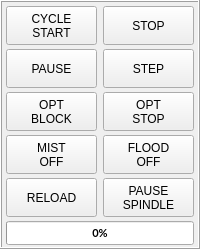
         <widget class="QFrame" name="frame_program">
          <property name="sizePolicy">
           <sizepolicy hsizetype="Expanding" vsizetype="Preferred">
            <horstretch>0</horstretch>
            <verstretch>0</verstretch>
           </sizepolicy>
          </property>
          <property name="minimumSize">
           <size>
            <width>195</width>
            <height>0</height>
           </size>
          </property>
          <property name="frameShape">
           <enum>QFrame::Box</enum>
          </property>
          <property name="frameShadow">
           <enum>QFrame::Raised</enum>
          </property>
          <layout class="QVBoxLayout" name="verticalLayout_52">
           <property name="spacing">
            <number>4</number>
           </property>
           <property name="leftMargin">
            <number>4</number>
           </property>
           <property name="topMargin">
            <number>4</number>
           </property>
           <property name="rightMargin">
            <number>4</number>
           </property>
           <property name="bottomMargin">
            <number>2</number>
           </property>
           <item>
            <layout class="QHBoxLayout" name="horizontalLayout_44">
             <property name="spacing">
              <number>6</number>
             </property>
             <item>
              <widget class="IndicatedPushButton" name="btn_start">
               <property name="sizePolicy">
                <sizepolicy hsizetype="Fixed" vsizetype="Fixed">
                 <horstretch>0</horstretch>
                 <verstretch>0</verstretch>
                </sizepolicy>
               </property>
               <property name="minimumSize">
                <size>
                 <width>86</width>
                 <height>39</height>
                </size>
               </property>
               <property name="maximumSize">
                <size>
                 <width>120</width>
                 <height>64</height>
                </size>
               </property>
               <property name="text">
                <string>CYCLE
START</string>
               </property>
               <property name="indicator_option" stdset="0">
                <bool>true</bool>
               </property>
               <property name="indicator_status_option" stdset="0">
                <bool>true</bool>
               </property>
               <property name="on_color" stdset="0">
                <color>
                 <red>0</red>
                 <green>255</green>
                 <blue>0</blue>
                </color>
               </property>
               <property name="shape_option" stdset="0">
                <number>1</number>
               </property>
               <property name="indicator_size" stdset="0">
                <double>0.200000000000000</double>
               </property>
               <property name="right_edge_offset" stdset="0">
                <number>6</number>
               </property>
               <property name="top_edge_offset" stdset="0">
                <number>6</number>
               </property>
               <property name="invert_the_status" stdset="0">
                <bool>true</bool>
               </property>
               <property name="is_idle_status" stdset="0">
                <bool>true</bool>
               </property>
              </widget>
             </item>
             <item>
              <widget class="ActionButton" name="action_abort">
               <property name="sizePolicy">
                <sizepolicy hsizetype="Fixed" vsizetype="Fixed">
                 <horstretch>0</horstretch>
                 <verstretch>0</verstretch>
                </sizepolicy>
               </property>
               <property name="minimumSize">
                <size>
                 <width>86</width>
                 <height>39</height>
                </size>
               </property>
               <property name="maximumSize">
                <size>
                 <width>120</width>
                 <height>64</height>
                </size>
               </property>
               <property name="text">
                <string>STOP</string>
               </property>
               <property name="python_command_option" stdset="0">
                <bool>true</bool>
               </property>
               <property name="true_python_cmd_string" stdset="0">
                <string>INSTANCE.progressBar.setFormat('STOPPED')</string>
               </property>
               <property name="false_python_cmd_string" stdset="0">
                <string/>
               </property>
               <property name="abort_action" stdset="0">
                <bool>true</bool>
               </property>
               <property name="template_label_option" stdset="0">
                <bool>false</bool>
               </property>
               <property name="joint_number" stdset="0">
                <number>0</number>
               </property>
               <property name="incr_imperial_number" stdset="0">
                <double>0.010000000000000</double>
               </property>
               <property name="incr_mm_number" stdset="0">
                <double>0.025000000000000</double>
               </property>
               <property name="incr_angular_number" stdset="0">
                <double>-1.000000000000000</double>
               </property>
               <property name="toggle_float_option" stdset="0">
                <bool>false</bool>
               </property>
               <property name="float_num" stdset="0">
                <double>100.000000000000000</double>
               </property>
               <property name="float_alt_num" stdset="0">
                <double>50.000000000000000</double>
               </property>
               <property name="view_type_string" stdset="0">
                <string>P</string>
               </property>
               <property name="command_text_string" stdset="0">
                <string/>
               </property>
               <property name="ini_mdi_number" stdset="0">
                <number>0</number>
               </property>
               <property name="textTemplate" stdset="0">
                <string>%1.3f in</string>
               </property>
               <property name="alt_textTemplate" stdset="0">
                <string>%1.2f mm</string>
               </property>
              </widget>
             </item>
            </layout>
           </item>
           <item>
            <layout class="QHBoxLayout" name="horizontalLayout_70">
             <property name="spacing">
              <number>6</number>
             </property>
             <property name="leftMargin">
              <number>0</number>
             </property>
             <property name="topMargin">
              <number>0</number>
             </property>
             <property name="rightMargin">
              <number>0</number>
             </property>
             <property name="bottomMargin">
              <number>0</number>
             </property>
             <item>
              <widget class="ActionButton" name="action_pause">
               <property name="sizePolicy">
                <sizepolicy hsizetype="Fixed" vsizetype="Fixed">
                 <horstretch>0</horstretch>
                 <verstretch>0</verstretch>
                </sizepolicy>
               </property>
               <property name="minimumSize">
                <size>
                 <width>86</width>
                 <height>39</height>
                </size>
               </property>
               <property name="maximumSize">
                <size>
                 <width>120</width>
                 <height>64</height>
                </size>
               </property>
               <property name="text">
                <string>PAUSE</string>
               </property>
               <property name="checkable">
                <bool>true</bool>
               </property>
               <property name="indicator_option" stdset="0">
                <bool>true</bool>
               </property>
               <property name="indicator_HAL_pin_option" stdset="0">
                <bool>false</bool>
               </property>
               <property name="indicator_status_option" stdset="0">
                <bool>true</bool>
               </property>
               <property name="checked_state_text_option" stdset="0">
                <bool>true</bool>
               </property>
               <property name="on_color" stdset="0">
                <color>
                 <red>255</red>
                 <green>255</green>
                 <blue>0</blue>
                </color>
               </property>
               <property name="shape_option" stdset="0">
                <number>1</number>
               </property>
               <property name="indicator_size" stdset="0">
                <double>0.200000000000000</double>
               </property>
               <property name="right_edge_offset" stdset="0">
                <number>6</number>
               </property>
               <property name="top_edge_offset" stdset="0">
                <number>6</number>
               </property>
               <property name="true_state_string" stdset="0">
                <string>RESUME</string>
               </property>
               <property name="false_state_string" stdset="0">
                <string>PAUSE</string>
               </property>
               <property name="is_paused_status" stdset="0">
                <bool>true</bool>
               </property>
               <property name="pause_action" stdset="0">
                <bool>true</bool>
               </property>
              </widget>
             </item>
             <item>
              <widget class="ActionButton" name="action_step">
               <property name="sizePolicy">
                <sizepolicy hsizetype="Fixed" vsizetype="Fixed">
                 <horstretch>0</horstretch>
                 <verstretch>0</verstretch>
                </sizepolicy>
               </property>
               <property name="minimumSize">
                <size>
                 <width>86</width>
                 <height>39</height>
                </size>
               </property>
               <property name="maximumSize">
                <size>
                 <width>120</width>
                 <height>64</height>
                </size>
               </property>
               <property name="text">
                <string>STEP</string>
               </property>
               <property name="step_action" stdset="0">
                <bool>true</bool>
               </property>
               <property name="template_label_option" stdset="0">
                <bool>false</bool>
               </property>
               <property name="joint_number" stdset="0">
                <number>0</number>
               </property>
               <property name="incr_imperial_number" stdset="0">
                <double>0.010000000000000</double>
               </property>
               <property name="incr_mm_number" stdset="0">
                <double>0.025000000000000</double>
               </property>
               <property name="incr_angular_number" stdset="0">
                <double>-1.000000000000000</double>
               </property>
               <property name="toggle_float_option" stdset="0">
                <bool>false</bool>
               </property>
               <property name="float_num" stdset="0">
                <double>100.000000000000000</double>
               </property>
               <property name="float_alt_num" stdset="0">
                <double>50.000000000000000</double>
               </property>
               <property name="view_type_string" stdset="0">
                <string>P</string>
               </property>
               <property name="command_text_string" stdset="0">
                <string/>
               </property>
               <property name="ini_mdi_number" stdset="0">
                <number>0</number>
               </property>
               <property name="textTemplate" stdset="0">
                <string>%1.3f in</string>
               </property>
               <property name="alt_textTemplate" stdset="0">
                <string>%1.2f mm</string>
               </property>
              </widget>
             </item>
            </layout>
           </item>
           <item>
            <layout class="QHBoxLayout" name="horizontalLayout_71">
             <property name="spacing">
              <number>6</number>
             </property>
             <property name="leftMargin">
              <number>0</number>
             </property>
             <property name="topMargin">
              <number>0</number>
             </property>
             <property name="rightMargin">
              <number>0</number>
             </property>
             <property name="bottomMargin">
              <number>0</number>
             </property>
             <item>
              <widget class="ActionButton" name="action_opt_blk">
               <property name="sizePolicy">
                <sizepolicy hsizetype="Fixed" vsizetype="Fixed">
                 <horstretch>0</horstretch>
                 <verstretch>0</verstretch>
                </sizepolicy>
               </property>
               <property name="minimumSize">
                <size>
                 <width>86</width>
                 <height>39</height>
                </size>
               </property>
               <property name="maximumSize">
                <size>
                 <width>120</width>
                 <height>64</height>
                </size>
               </property>
               <property name="text">
                <string>OPT
BLOCK</string>
               </property>
               <property name="checkable">
                <bool>true</bool>
               </property>
               <property name="indicator_option" stdset="0">
                <bool>true</bool>
               </property>
               <property name="indicator_HAL_pin_option" stdset="0">
                <bool>false</bool>
               </property>
               <property name="indicator_status_option" stdset="0">
                <bool>true</bool>
               </property>
               <property name="on_color" stdset="0">
                <color>
                 <red>0</red>
                 <green>255</green>
                 <blue>0</blue>
                </color>
               </property>
               <property name="shape_option" stdset="0">
                <number>1</number>
               </property>
               <property name="indicator_size" stdset="0">
                <double>0.200000000000000</double>
               </property>
               <property name="circle_diameter" stdset="0">
                <number>10</number>
               </property>
               <property name="right_edge_offset" stdset="0">
                <number>6</number>
               </property>
               <property name="top_edge_offset" stdset="0">
                <number>6</number>
               </property>
               <property name="is_block_delete_status" stdset="0">
                <bool>true</bool>
               </property>
               <property name="block_delete_action" stdset="0">
                <bool>true</bool>
               </property>
              </widget>
             </item>
             <item>
              <widget class="ActionButton" name="action_opt_stp">
               <property name="sizePolicy">
                <sizepolicy hsizetype="Fixed" vsizetype="Fixed">
                 <horstretch>0</horstretch>
                 <verstretch>0</verstretch>
                </sizepolicy>
               </property>
               <property name="minimumSize">
                <size>
                 <width>86</width>
                 <height>39</height>
                </size>
               </property>
               <property name="maximumSize">
                <size>
                 <width>120</width>
                 <height>64</height>
                </size>
               </property>
               <property name="text">
                <string>OPT
STOP</string>
               </property>
               <property name="checkable">
                <bool>true</bool>
               </property>
               <property name="indicator_option" stdset="0">
                <bool>true</bool>
               </property>
               <property name="indicator_HAL_pin_option" stdset="0">
                <bool>false</bool>
               </property>
               <property name="indicator_status_option" stdset="0">
                <bool>true</bool>
               </property>
               <property name="on_color" stdset="0">
                <color>
                 <red>0</red>
                 <green>255</green>
                 <blue>0</blue>
                </color>
               </property>
               <property name="shape_option" stdset="0">
                <number>1</number>
               </property>
               <property name="indicator_size" stdset="0">
                <double>0.200000000000000</double>
               </property>
               <property name="right_edge_offset" stdset="0">
                <number>6</number>
               </property>
               <property name="top_edge_offset" stdset="0">
                <number>6</number>
               </property>
               <property name="is_optional_stop_status" stdset="0">
                <bool>true</bool>
               </property>
               <property name="optional_stop_action" stdset="0">
                <bool>true</bool>
               </property>
              </widget>
             </item>
            </layout>
           </item>
           <item>
            <layout class="QHBoxLayout" name="horizontalLayout_72">
             <property name="spacing">
              <number>6</number>
             </property>
             <property name="leftMargin">
              <number>0</number>
             </property>
             <property name="topMargin">
              <number>0</number>
             </property>
             <property name="rightMargin">
              <number>0</number>
             </property>
             <property name="bottomMargin">
              <number>0</number>
             </property>
             <item>
              <widget class="ActionButton" name="action_mist">
               <property name="sizePolicy">
                <sizepolicy hsizetype="Fixed" vsizetype="Fixed">
                 <horstretch>0</horstretch>
                 <verstretch>0</verstretch>
                </sizepolicy>
               </property>
               <property name="minimumSize">
                <size>
                 <width>86</width>
                 <height>39</height>
                </size>
               </property>
               <property name="maximumSize">
                <size>
                 <width>120</width>
                 <height>64</height>
                </size>
               </property>
               <property name="text">
                <string>MIST
OFF</string>
               </property>
               <property name="checkable">
                <bool>true</bool>
               </property>
               <property name="checked">
                <bool>false</bool>
               </property>
               <property name="indicator_option" stdset="0">
                <bool>true</bool>
               </property>
               <property name="indicator_HAL_pin_option" stdset="0">
                <bool>false</bool>
               </property>
               <property name="indicator_status_option" stdset="0">
                <bool>true</bool>
               </property>
               <property name="checked_state_text_option" stdset="0">
                <bool>true</bool>
               </property>
               <property name="on_color" stdset="0">
                <color>
                 <red>0</red>
                 <green>255</green>
                 <blue>0</blue>
                </color>
               </property>
               <property name="shape_option" stdset="0">
                <number>1</number>
               </property>
               <property name="indicator_size" stdset="0">
                <double>0.200000000000000</double>
               </property>
               <property name="right_edge_offset" stdset="0">
                <number>6</number>
               </property>
               <property name="top_edge_offset" stdset="0">
                <number>6</number>
               </property>
               <property name="true_state_string" stdset="0">
                <string>MIST
ON</string>
               </property>
               <property name="false_state_string" stdset="0">
                <string>MIST
OFF</string>
               </property>
               <property name="is_mist_status" stdset="0">
                <bool>true</bool>
               </property>
               <property name="mist_action" stdset="0">
                <bool>true</bool>
               </property>
              </widget>
             </item>
             <item>
              <widget class="ActionButton" name="action_flood">
               <property name="sizePolicy">
                <sizepolicy hsizetype="Fixed" vsizetype="Fixed">
                 <horstretch>0</horstretch>
                 <verstretch>0</verstretch>
                </sizepolicy>
               </property>
               <property name="minimumSize">
                <size>
                 <width>86</width>
                 <height>39</height>
                </size>
               </property>
               <property name="maximumSize">
                <size>
                 <width>120</width>
                 <height>64</height>
                </size>
               </property>
               <property name="text">
                <string>FLOOD
OFF</string>
               </property>
               <property name="checkable">
                <bool>true</bool>
               </property>
               <property name="indicator_option" stdset="0">
                <bool>true</bool>
               </property>
               <property name="indicator_HAL_pin_option" stdset="0">
                <bool>false</bool>
               </property>
               <property name="indicator_status_option" stdset="0">
                <bool>true</bool>
               </property>
               <property name="checked_state_text_option" stdset="0">
                <bool>true</bool>
               </property>
               <property name="on_color" stdset="0">
                <color>
                 <red>0</red>
                 <green>255</green>
                 <blue>0</blue>
                </color>
               </property>
               <property name="shape_option" stdset="0">
                <number>1</number>
               </property>
               <property name="indicator_size" stdset="0">
                <double>0.200000000000000</double>
               </property>
               <property name="right_edge_offset" stdset="0">
                <number>6</number>
               </property>
               <property name="top_edge_offset" stdset="0">
                <number>6</number>
               </property>
               <property name="true_state_string" stdset="0">
                <string>FLOOD
ON</string>
               </property>
               <property name="false_state_string" stdset="0">
                <string>FLOOD
OFF</string>
               </property>
               <property name="is_flood_status" stdset="0">
                <bool>true</bool>
               </property>
               <property name="flood_action" stdset="0">
                <bool>true</bool>
               </property>
              </widget>
             </item>
            </layout>
           </item>
           <item>
            <layout class="QHBoxLayout" name="horizontalLayout_73">
             <property name="spacing">
              <number>6</number>
             </property>
             <property name="leftMargin">
              <number>0</number>
             </property>
             <property name="topMargin">
              <number>0</number>
             </property>
             <property name="rightMargin">
              <number>0</number>
             </property>
             <property name="bottomMargin">
              <number>0</number>
             </property>
             <item>
              <widget class="QPushButton" name="btn_reload_file">
               <property name="sizePolicy">
                <sizepolicy hsizetype="Fixed" vsizetype="Fixed">
                 <horstretch>0</horstretch>
                 <verstretch>0</verstretch>
                </sizepolicy>
               </property>
               <property name="minimumSize">
                <size>
                 <width>86</width>
                 <height>39</height>
                </size>
               </property>
               <property name="maximumSize">
                <size>
                 <width>120</width>
                 <height>64</height>
                </size>
               </property>
               <property name="toolTip">
                <string>Reload last loaded program</string>
               </property>
               <property name="text">
                <string>RELOAD</string>
               </property>
              </widget>
             </item>
             <item>
              <widget class="IndicatedPushButton" name="btn_spindle_pause">
               <property name="sizePolicy">
                <sizepolicy hsizetype="Fixed" vsizetype="Fixed">
                 <horstretch>0</horstretch>
                 <verstretch>0</verstretch>
                </sizepolicy>
               </property>
               <property name="minimumSize">
                <size>
                 <width>86</width>
                 <height>39</height>
                </size>
               </property>
               <property name="maximumSize">
                <size>
                 <width>120</width>
                 <height>64</height>
                </size>
               </property>
               <property name="toolTip">
                <string>Spindle pause</string>
               </property>
               <property name="text">
                <string>PAUSE
SPINDLE</string>
               </property>
               <property name="checkable">
                <bool>true</bool>
               </property>
               <property name="checked">
                <bool>false</bool>
               </property>
               <property name="pin_name" stdset="0">
                <string/>
               </property>
               <property name="indicator_option" stdset="0">
                <bool>false</bool>
               </property>
               <property name="indicator_HAL_pin_option" stdset="0">
                <bool>false</bool>
               </property>
               <property name="checked_state_text_option" stdset="0">
                <bool>true</bool>
               </property>
               <property name="on_color" stdset="0">
                <color>
                 <red>255</red>
                 <green>0</green>
                 <blue>0</blue>
                </color>
               </property>
               <property name="shape_option" stdset="0">
                <number>1</number>
               </property>
               <property name="indicator_size" stdset="0">
                <double>0.200000000000000</double>
               </property>
               <property name="right_edge_offset" stdset="0">
                <number>6</number>
               </property>
               <property name="top_edge_offset" stdset="0">
                <number>6</number>
               </property>
               <property name="true_state_string" stdset="0">
                <string>SPINDLE
PAUSED</string>
               </property>
               <property name="false_state_string" stdset="0">
                <string>PAUSE
SPINDLE</string>
               </property>
              </widget>
             </item>
            </layout>
           </item>
           <item>
            <widget class="QProgressBar" name="progressBar">
             <property name="sizePolicy">
              <sizepolicy hsizetype="Preferred" vsizetype="Fixed">
               <horstretch>0</horstretch>
               <verstretch>0</verstretch>
              </sizepolicy>
             </property>
             <property name="minimumSize">
              <size>
               <width>90</width>
               <height>24</height>
              </size>
             </property>
             <property name="maximumSize">
              <size>
               <width>241</width>
               <height>24</height>
              </size>
             </property>
             <property name="font">
              <font>
               <family>Lato</family>
               <pointsize>8</pointsize>
               <weight>75</weight>
               <bold>true</bold>
              </font>
             </property>
             <property name="autoFillBackground">
              <bool>false</bool>
             </property>
             <property name="inputMethodHints">
              <set>Qt::ImhNone</set>
             </property>
             <property name="maximum">
              <number>99</number>
             </property>
             <property name="value">
              <number>0</number>
             </property>
             <property name="alignment">
              <set>Qt::AlignCenter</set>
             </property>
             <property name="textVisible">
              <bool>true</bool>
             </property>
             <property name="invertedAppearance">
              <bool>false</bool>
             </property>
            </widget>
           </item>
          </layout>
         </widget>
